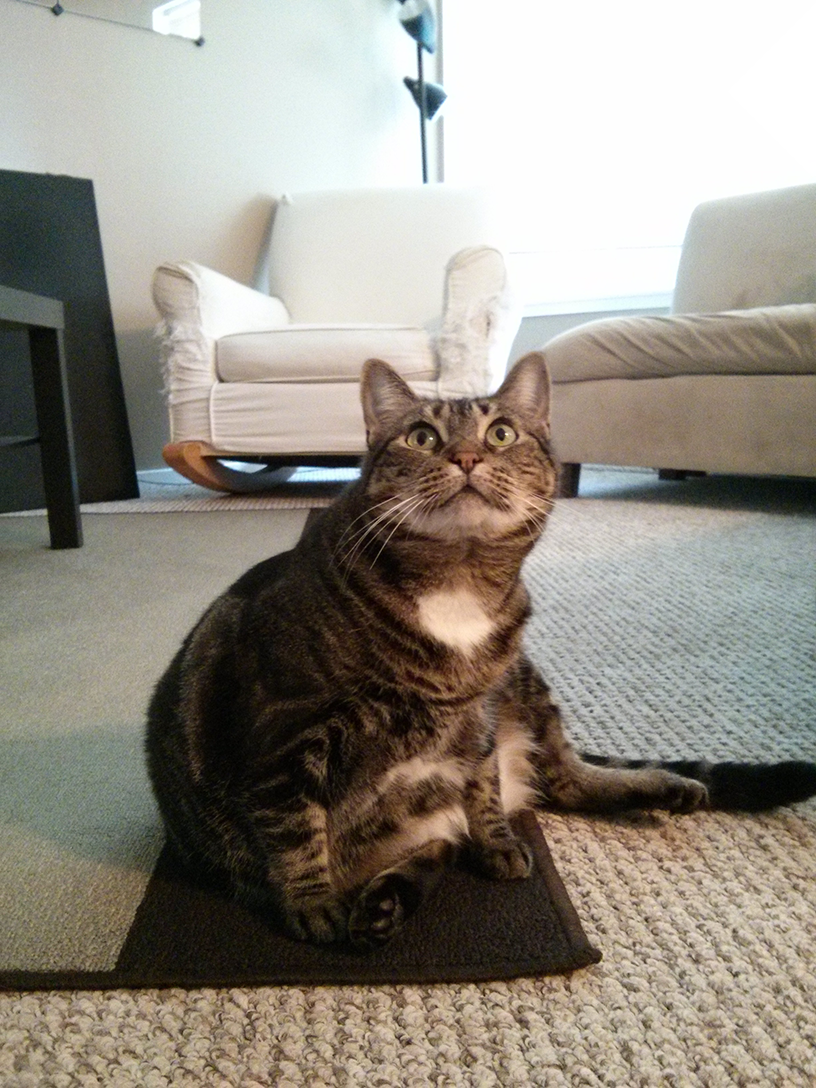
#> input picture Unit17/zophie.png, 816 x 1088 px
$ python tiled.py
#> lines starting #> are read from the running program, lines starting #| are printed output that depends on the picture
from PIL import Image


catIm = Image.open('zophie.png')
#> catIm is the input picture: PIL image 816x1088 RGB; mean R, G, B 147, 141.1, 131.1
catImWidth, catImHeight = catIm.size
#> catImWidth = 816; catImHeight = 1088
faceIm = catIm.crop((335, 345, 565, 560))
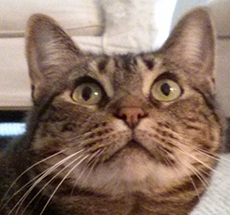
#> faceIm: PIL image 230x215 RGB; mean R, G, B 139.1, 115.1, 100.7
faceImWidth, faceImHeight = faceIm.size
#> faceImWidth = 230; faceImHeight = 215
catCopyTwo = catIm.copy()


for left in range(0, catImWidth, faceImWidth):
    for top in range(0, catImHeight, faceImHeight):
        print(left, top)
        catCopyTwo.paste(faceIm, (left, top))
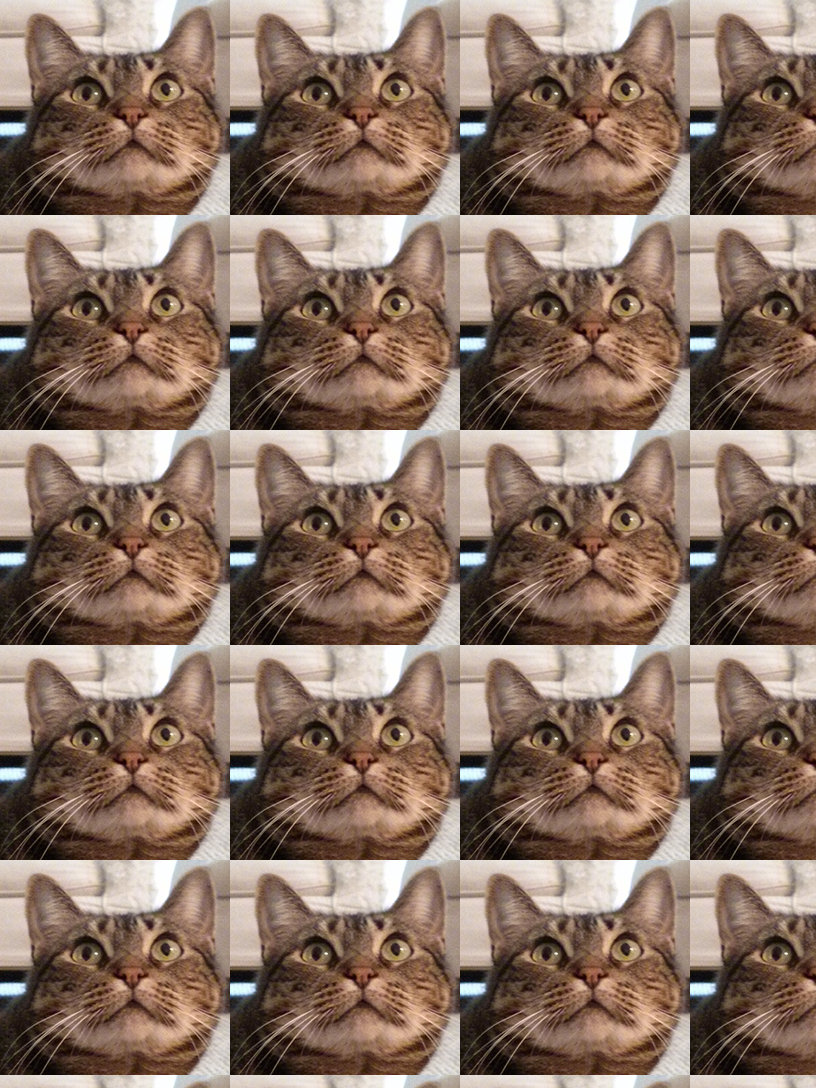
#> catCopyTwo: PIL image 816x1088 RGB; mean R, G, B 137.7, 114.5, 100.6
catCopyTwo.save('tiled.png')
